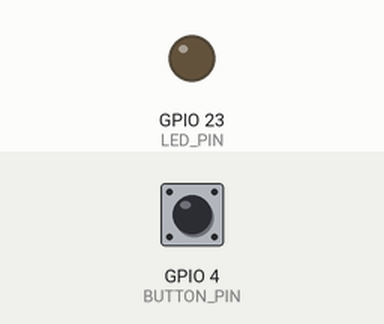
This sketch was run on a simulated ESP32. On the bench: output pins drawn as LEDs (lit = HIGH). The inputs (shaded band) are chosen by the test bench; at power-on: GPIO 4 (BUTTON_PIN) HIGH.

Above: at 1.2 s.
1.3 s: GPIO 4 (BUTTON_PIN) pulled LOW for 0.15 s
At 1.8 s:
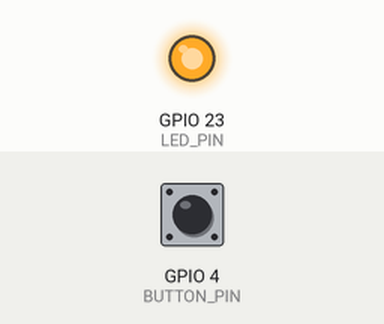
2.9 s: GPIO 4 (BUTTON_PIN) pulled LOW for 1 s
At 4.2 s:
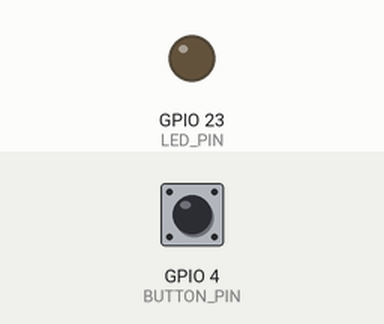
5.4 s: GPIO 4 (BUTTON_PIN) pulled LOW for 3.2 s
At 6.1 s:
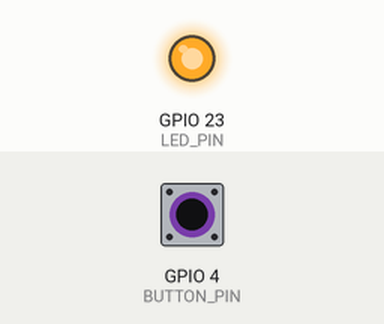
Timing chart, 0 to 8.4 s (numbered marks = the images above; inputs shaded):
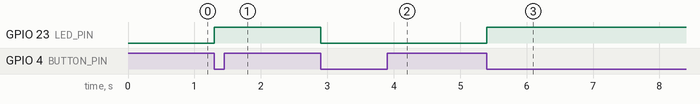

The sketch:

LED_ESP32.ino
```cpp
#define LED_PIN 23
#define BUTTON_PIN 4

int buttonState = 0;
int lastButtonState = 0;
bool ledState = false;

void setup() {
  pinMode(LED_PIN, OUTPUT);
  pinMode(BUTTON_PIN, INPUT_PULLUP);
}

void loop() {

  buttonState = digitalRead(BUTTON_PIN);


  if (buttonState != lastButtonState) {

    if (buttonState == LOW) {
      ledState = !ledState;
      digitalWrite(LED_PIN, ledState);
    }
    delay(50);
  }

  lastButtonState = buttonState;
}
```

Measured:
- after the input at 1.3 s, GPIO 23 (LED_PIN): LOW → HIGH at once
- after the input at 2.9 s, GPIO 23 (LED_PIN): HIGH → LOW at once
- after the input at 5.4 s, GPIO 23 (LED_PIN): LOW → HIGH at once
